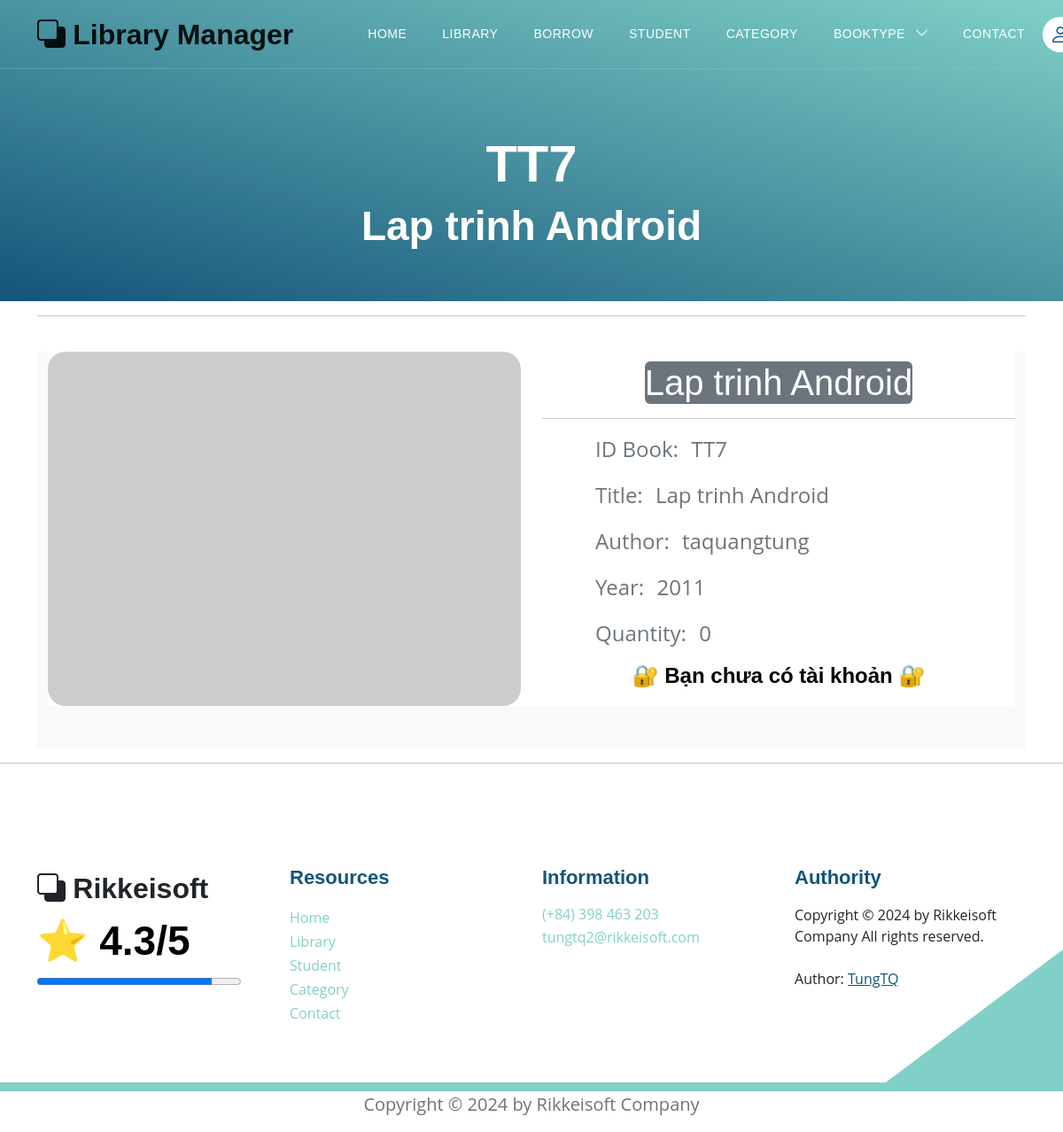
The app's page /books/detail_book?choice_book=TT7, older data.
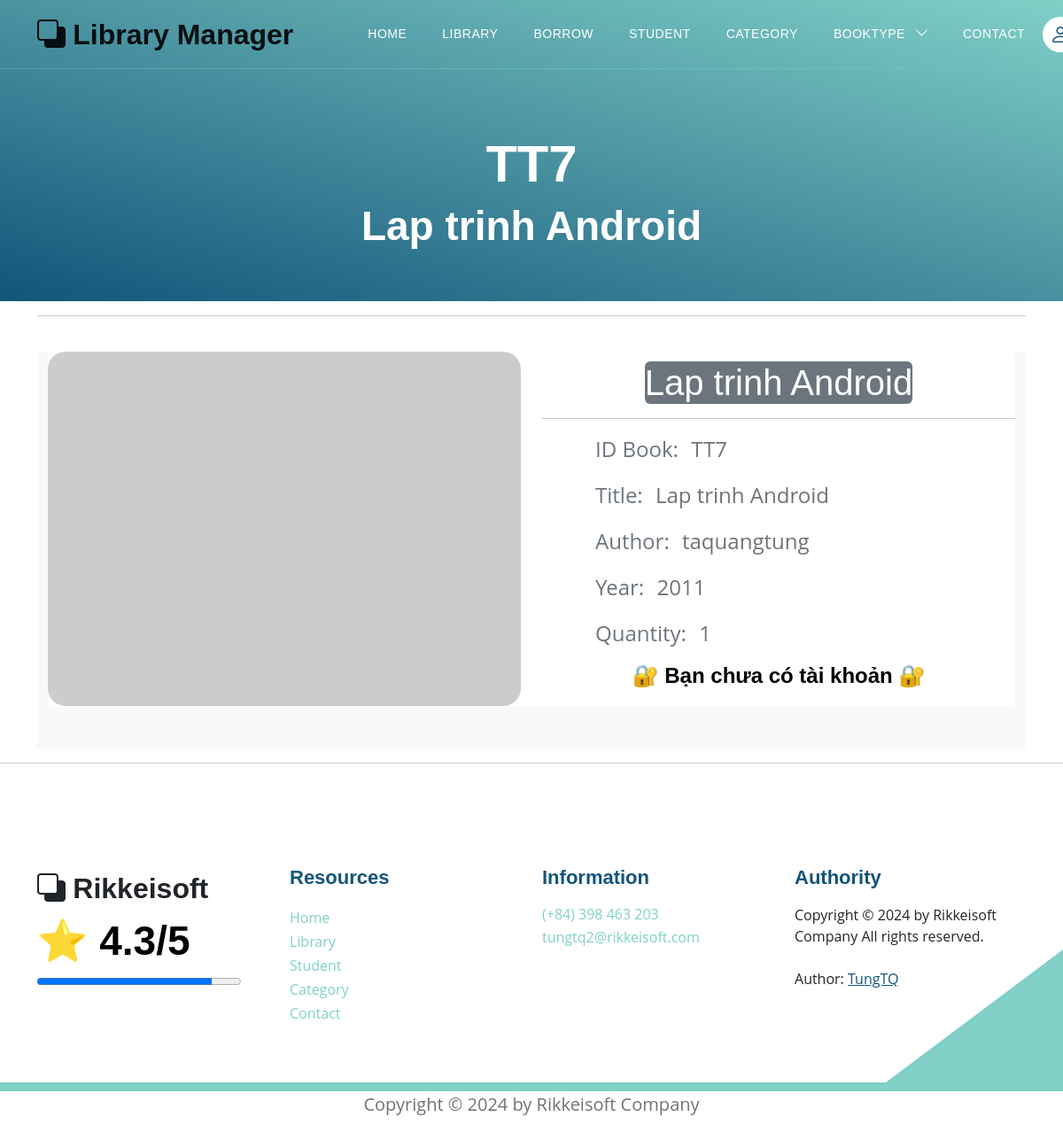
The same page, newer data.
### models.py (models this page shows)
class Book(Base):
    __tablename__ = 'books'
    username_id = Column(String(30), ForeignKey('users.username'), nullable=False)
    id_book = Column(String(30), primary_key=True, unique=True, index=True)         # Số thứ tự sách
    title = Column(String(100), index=True)      # Tiêu đề sách
    author = Column(String(100), index=True)     # Tác giả
    year = Column(Integer)                  # Năm xuất bản
    quantity_amount = Column(Integer, index=True, default=0)
    category_id = Column(String(10), ForeignKey('category.category_id'), nullable=False)
    insert_at = Column(DateTime, index=True)
    insert_id = Column(String(30), index=True)
    update_at = Column(DateTime,index=True)
    update_id = Column(String(30), index=True)
    delete_at = Column(DateTime,index=True)
    delete_id = Column(String(30), index=True)
    delete_flag = Column(Integer, index=True)
    image_book = Column(String(100), index=True, nullable=True)         # Đường dẫn tới ảnh của sách
    pdf_book = Column(String(100), index=True, nullable=True)           # Đường dẫn tới file PDF của sách
    user = relationship("User", back_populates="books")
    category = relationship("Category", back_populates="category_books")
    borrows = relationship("BorrowBook", back_populates="book_borrow")
    borrowfinal = relationship("BorrowBookFinal", back_populates="book_borrow_final")

### routers/book.py (the view)
@router.get('/books/detail_book', response_class=HTMLResponse)
async def get_book_detail(request: Request, token: str = Cookie(None), choice_book: Optional[str] = None, db: Session = Depends(models.get_db)):
    mean_star = function.get_mean_star(db)
    all_category2 = db.query(models.Category).filter(models.Category.delete_flag != 1).all()
    this_book_choice = db.query(models.Book).filter(models.Book.id_book == choice_book,
                                                    models.Book.delete_flag == 0).first()
    if this_book_choice:
        if token:
            try:
                decodeJSON = jwt.decode(token, "secret", algorithms=["HS256"])
                username = decodeJSON["username"]
                user = function.get_user(db, username)
                this_user_borrow = db.query(models.BorrowBook).filter(models.BorrowBook.username_id == username,
                                                                      models.BorrowBook.book_id == choice_book,
                                                                      models.BorrowBook.status == 1).all()
                if this_user_borrow != []:
                    this_user_borrow = this_user_borrow[0]
                    return templates.TemplateResponse("book_detail.html", {
                        "request": request,
                        "user": user,
                        "mean_star": mean_star,
                        "all_category2": all_category2,
                        "this_book_choice": this_book_choice,
                        "this_user_borrow": this_user_borrow})
                else:
                    return templates.TemplateResponse("book_detail.html", {
                        "request": request,
                        "user": user,
                        "mean_star": mean_star,
                        "all_category2": all_category2,
                        "this_book_choice": this_book_choice})
            except:
                return templates.TemplateResponse("error_template.html", {"request": request,
                                                                             "mean_star": mean_star,
                                                                             "error": "Page not found"})
        else:
            return templates.TemplateResponse("book_detail.html", {
                    "request": request,
                    "mean_star": mean_star,
                    "all_category2": all_category2,
                    "this_book_choice": this_book_choice})
    else:
        return templates.TemplateResponse("error_template.html", {"request": request,
                                                                  "mean_star": mean_star,
                                                                  "error": "Page Not Found"})

### templates/book_detail.html (shortened to what the changed rows need)
{% extends "base.html" %}
{% block content %}
<section class="hero-section d-flex justify-content-center align-items-center" id="section_1"
    style="padding-bottom: 25px;">
    <div class="container">
        <div class="row">
            <div class="col-lg-8 col-12 mx-auto">
                <h1 class="text-white text-center"> {{this_book_choice.id_book}} </h1>
                <h2 class="text-white text-center"> {{this_book_choice.title}} </h2>
                <br>
            </div>
        </div>
    </div>
</section>
<div class="container" style="text-align: center;">
    <hr> <br>
    <section class="bg-light">
        <div class="container">
            <div class="row">
                <div class="col-lg-12 mb-4 mb-sm-5">
                    <div class="card card-style1 border-0">
                        <div class="card card-style1 border-0">
                            <div class="row align-items-center">
                                <div class="col-lg-6 px-xl-10">
                                    <div class="bg-secondary d-lg-inline-block py-1-9 px-1-9 px-sm-6 mb-1-9 rounded">
                                        <h1 class="h1 text-white mb-0"> {{this_book_choice.title}} </h1>
                                    </div>
                                    <ul class="list-unstyled mb-1-9" style="text-align: left; padding-left: 60px;">
                                        <li class="mb-2 mb-xl-3 display-28" style="font-size: 24px !important;"><span class="display-26 text-secondary me-2 font-weight-600">ID Book:</span> {{this_book_choice.id_book}} </li>
                                        <li class="mb-2 mb-xl-3 display-28" style="font-size: 24px !important;"><span class="display-26 text-secondary me-2 font-weight-600">Title:</span> {{this_book_choice.title}} </li>
                                        <li class="mb-2 mb-xl-3 display-28" style="font-size: 24px !important;"><span class="display-26 text-secondary me-2 font-weight-600">Author:</span> {{this_book_choice.author}} </li>
                                        <li class="mb-2 mb-xl-3 display-28" style="font-size: 24px !important;"><span class="display-26 text-secondary me-2 font-weight-600">Year:</span> {{this_book_choice.year}} </li>
                                        <li class="mb-2 mb-xl-3 display-28" style="font-size: 24px !important;"><span class="display-26 text-secondary me-2 font-weight-600">Quantity:</span> {{this_book_choice.quantity_amount}} </li>
                                    </ul>
                                </div>
                            </div>
                        </div>
                    </div>
                </div>
            </div>
        </div>
    </section>
</div>
{% endblock content %}

Row changes from the older to the newer data that the page shows:
changed Book "TT7": quantity_amount "0" → "1"
